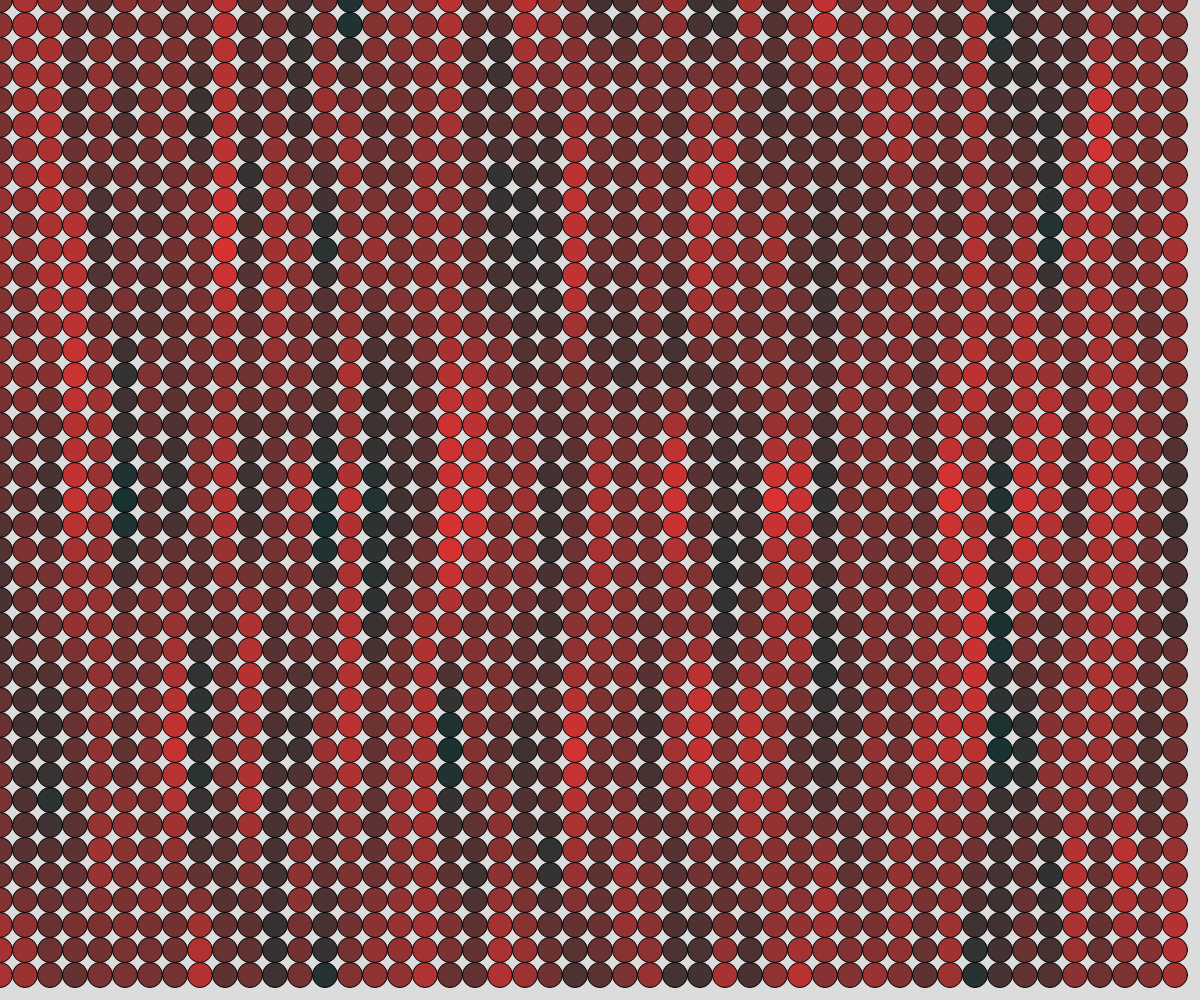
Frame 1 (no input)
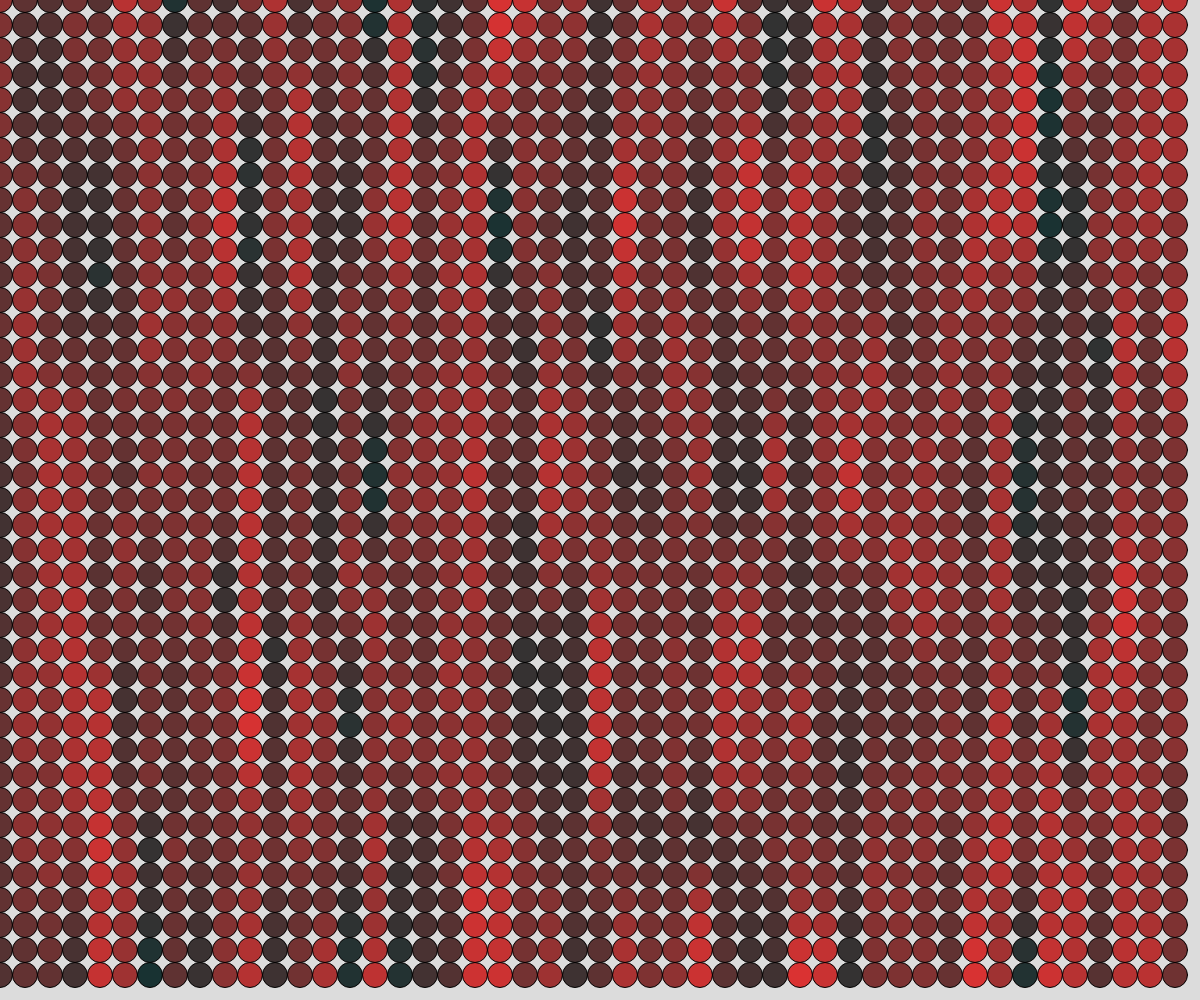
Frame 60 (no input)
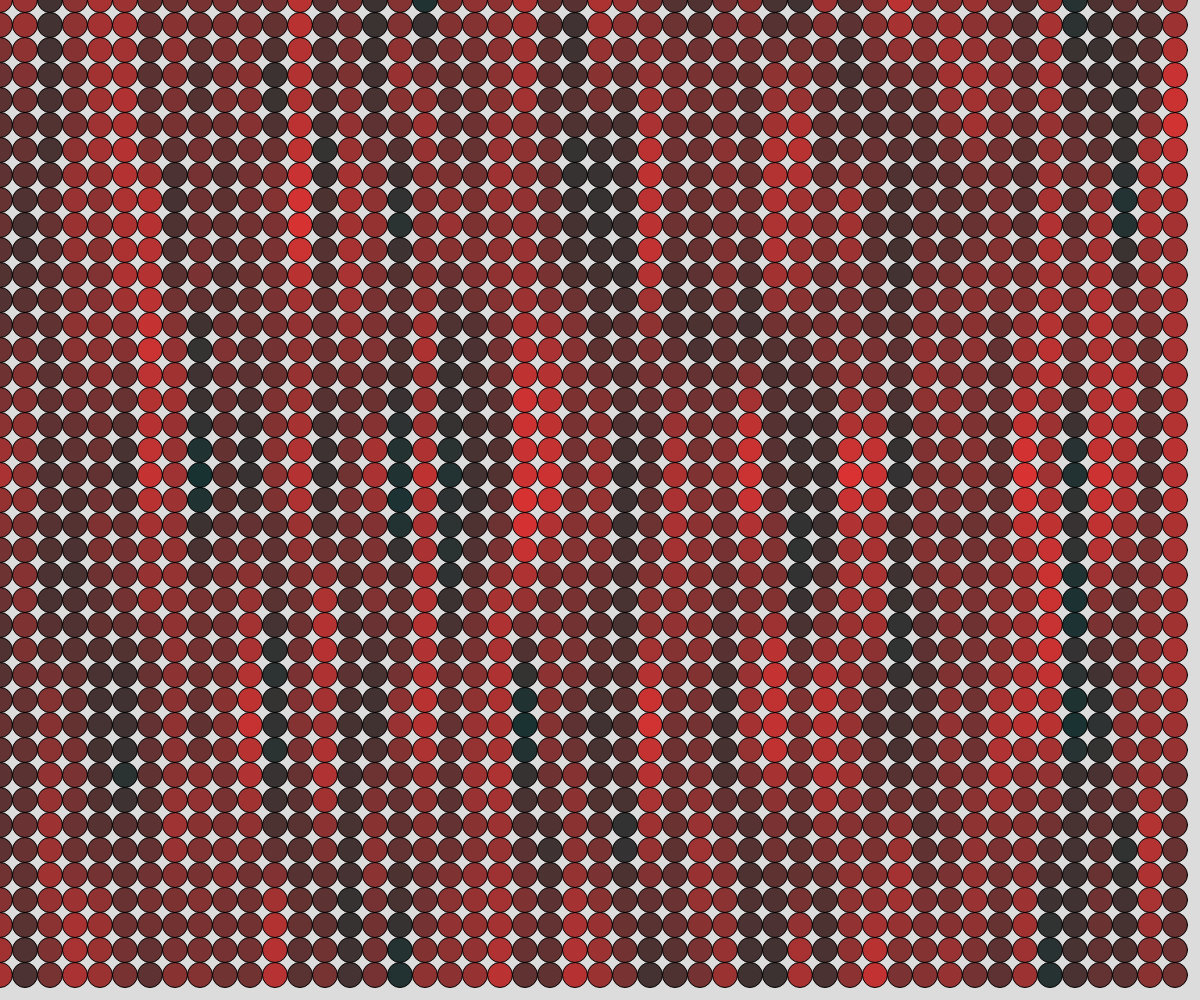
Frame 120 (the mouse pressed at the canvas centre since frame 60)

The p5.js sketch that drew these frames (run headless with seeded random() and noise() and a simulated clock; from frame 60 on, the mouse is pressed at the canvas centre):

// p5.js sketch
// ── sketch.js
// Perlin Demo 2

let redTime = 10;
let redSpeed = 0.1;
let offsetAmount = 0.02;

function setup() {
  createCanvas(windowWidth, windowHeight);
  ellipseMode(CENTER);
}

function drawCircles() {
  for (let x = 0; x < width; x += 25) {
    for (let y = 0; y < height; y += 25) {
      let r = map(noise(redTime), 0, 1, 0, 255);
      fill(r, 50, 50);  
      ellipse(x,y,25,25);
      redTime += redSpeed;
    }
  }
}

function draw() {
  redTime = 10 + offsetAmount;
  offsetAmount -= 0.1;
  background(220);
  drawCircles();
}
